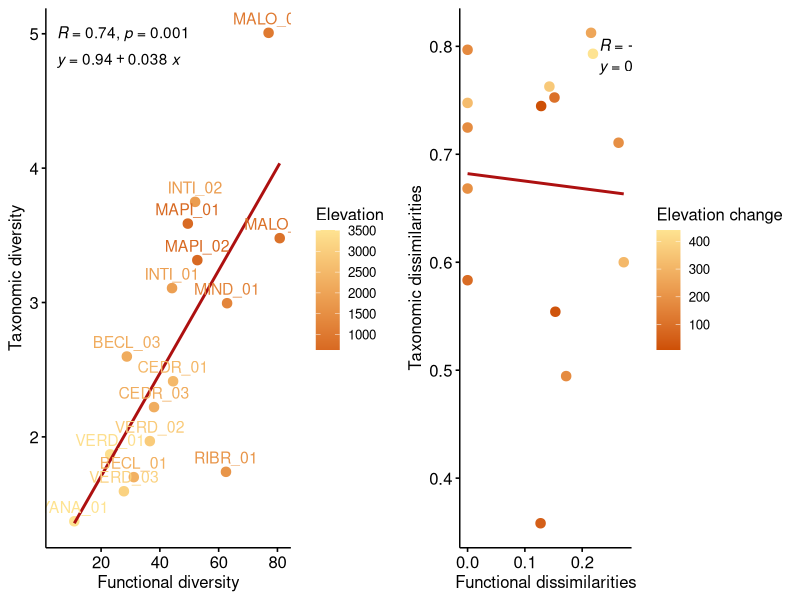

Source code (R):
# Imports
library(ggpubr)
library(ggplot2)

 # Load data
df_indices = read.csv("Data/AlphFD_Indexvalues_270122.csv", sep = ",")
df_betafd = read.csv("Data/Beta_funct_div_matrix.csv", sep = ",")
df_betatd = read.csv("Data/Beta_tax_div_ba_rs_matrix.csv", sep = ",")

# Add plot names as indices and delete column with names
row.names(df_betatd) <- df_betatd$X
df_betatd[1] <- NULL

row.names(df_betafd) <- df_betafd$X
df_betafd[1] <- NULL

# a) Regression between alpha functional and taxonomic diversity (expressed with Hill numbers)
alp_func_tax = ggscatter(df_indices, x = "TD_Hill", y = "FD_Hills_q2",
                        color = "Elevation",
                        ylab = "Taxonomic diversity",
                        xlab = "Functional diversity",
                        label = "Plot",
                        shape = 20, size = 4.5,
                        add = "reg.line",
                        add.params = list(color = "#AD1010", linetype = "solid"))+ # Customize reg. line +
              theme(legend.position="right")+
              scale_colour_gradient2(low = "#662506", mid= "#CC4C02", high = "#FEE391")+
              stat_cor(label.x = 5, label.y = 5) +
              stat_regline_equation(label.x = 5, label.y = 4.8)

# b) Regression between taxonomic and functional dissimilarities

# Create the summary table
# Create a dataframe with elevation ranges
elev_change_num <- c(21, 174, 191, 259, 363, 
                     189, 50, 324, 9, 101, 
                     179, 440, 177, 312, 86)

elev_change_cat <- c('632-653', '653-827', '827-1018', '1018-1277', '1277-1640', 
                     '1640-1829', '1829-1879', '1879-2203', '2203-2212', '2212-2313', 
                     '2313-2492', '2492-2932', '2932-3109', '3109-3421', '3421-3507')

df_elevchangetd <- data.frame(elev_change_num, stringsAsFactors = TRUE)

# Obtain data from the observed values of tax div and put it into the previous dataframe
obs_val <- c()
idx1 <- 1
idx2 <- 2

for(i in 1:length(df_elevchangetd$elev_change_num)){
  obs_val <- c(obs_val, df_betatd[idx1,idx2])
  idx1 <- idx1 + 1
  idx2 <- idx2 + 1
}

df_elevchangetd$'Distances' <- obs_val

# Dafraframe for functional div elev change
df_elevchangefd <- data.frame(elev_change_num, stringsAsFactors = TRUE)

# Obtain data from the observed values of funct div and put it into the previous dataframe
obs_val <- c()
idx1 <- 1
idx2 <- 2

for(i in 1:length(df_elevchangefd$elev_change_num)){
  obs_val <- c(obs_val, df_betafd[idx1,idx2])
  idx1 <- idx1 + 1
  idx2 <- idx2 + 1
}

df_elevchangefd$'Distances' <- obs_val

# Merge datasets of taxonomic and functional div
# Add elevation columns of plot1 and 2
df_beta_tax_div = merge(df_elevchangefd, df_elevchangetd, by = "elev_change_num")
colnames(df_beta_tax_div) = c('Elevation', 'Funct', 'Tax')

# Create the plot
funct_dis_tax_dis = ggscatter(df_beta_tax_div, x = "Funct", y = "Tax",
                           color = "Elevation",
                           ylab= "Taxonomic dissimilarities",
                           xlab = "Functional dissimilarities",
                           #ylim = c(0.3,1),
                           shape = 20, size = 4.5,
                           #conf.int = TRUE,
                           add = "reg.line",
                           add.params = list(color = "#AD1010", linetype = "solid"))+ # Customize reg. line +
                  theme(legend.position="right")+
                  scale_colour_gradient2("Elevation change", low = "#662506", mid= "#CC4C02", high = "#FEE391")+
                  stat_cor(label.x = 0.23, label.y = 0.8) +
                  stat_regline_equation(label.x = 0.23, label.y = 0.78)


# Put the four plots in a single figure
final_plot = ggarrange(alp_func_tax, funct_dis_tax_dis,
          ncol = 2, nrow = 1)

# Export final plot
ggsave(filename = "Outputs/Figure2.png",
       plot = final_plot, 
       width = 22,
       height = 8,
       units = "in")

